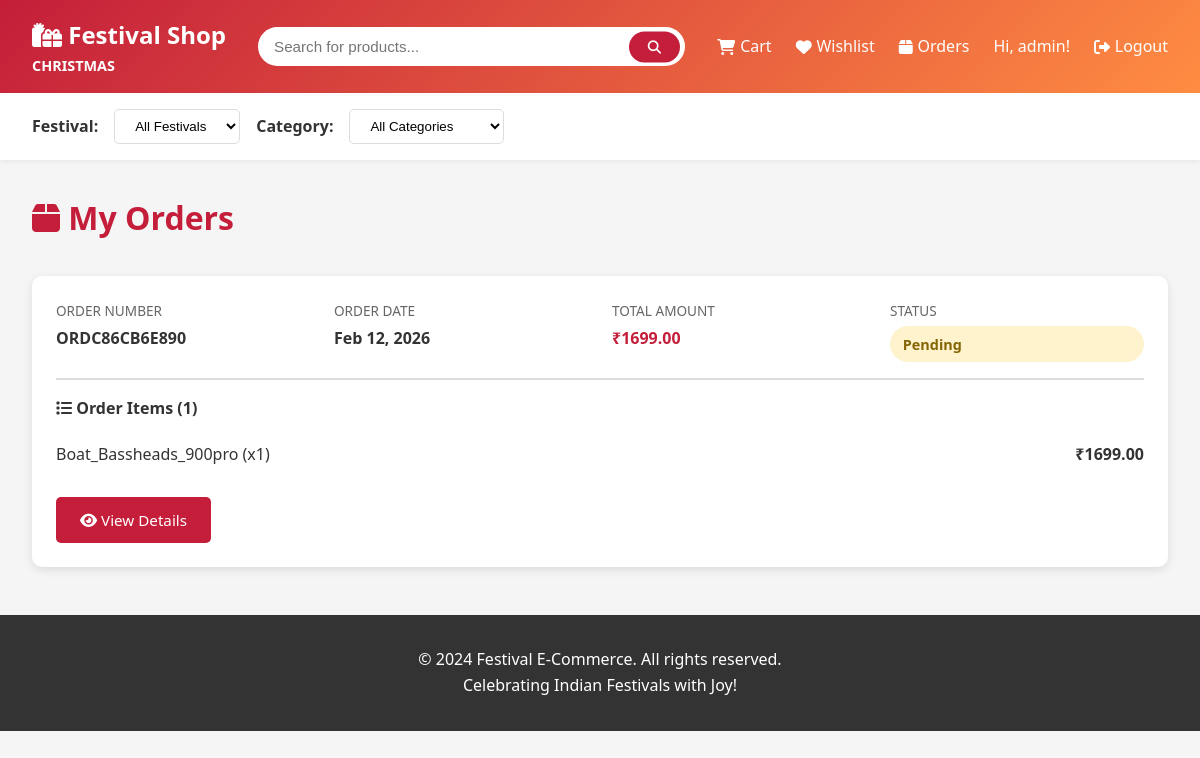
/orders/ (signed in), run on the app's committed database.
### shop/models.py (models this page shows, shortened)
class Festival(models.Model):
    name = models.CharField(max_length=100)
    slug = models.SlugField(unique=True)
    description = models.TextField()
    start_date = models.DateField()
    end_date = models.DateField()
    is_active = models.BooleanField(default=False)
    theme_color = models.CharField(max_length=7, default='#FF6B35')
    banner_image = models.ImageField(upload_to='festivals/', blank=True)
    created_at = models.DateTimeField(auto_now_add=True)
    class Meta:
        ordering = ['-start_date']

class Order(models.Model):
    STATUS_CHOICES = [
        ('pending', 'Pending'),
        ('processing', 'Processing'),
        ('shipped', 'Shipped'),
        ('delivered', 'Delivered'),
        ('cancelled', 'Cancelled'),
    ]
    user = models.ForeignKey(settings.AUTH_USER_MODEL, on_delete=models.CASCADE, related_name='orders')
    order_number = models.CharField(max_length=100, unique=True)
    total_amount = models.DecimalField(max_digits=10, decimal_places=2)
    discount_amount = models.DecimalField(max_digits=10, decimal_places=2, default=0)
    final_amount = models.DecimalField(max_digits=10, decimal_places=2)
    coupon = models.ForeignKey(Coupon, on_delete=models.SET_NULL, null=True, blank=True)
    status = models.CharField(max_length=20, choices=STATUS_CHOICES, default='pending')
    shipping_address = models.TextField()
    payment_method = models.CharField(max_length=50, default='COD')
    created_at = models.DateTimeField(auto_now_add=True)
    updated_at = models.DateTimeField(auto_now=True)
    class Meta:
        ordering = ['-created_at']

class OrderItem(models.Model):
    order = models.ForeignKey(Order, on_delete=models.CASCADE, related_name='items')
    product = models.ForeignKey(Product, on_delete=models.CASCADE)
    quantity = models.IntegerField()
    price = models.DecimalField(max_digits=10, decimal_places=2)
    @property
    def subtotal(self):
        return self.price * self.quantity

class Product(models.Model):
    name = models.CharField(max_length=200)
    slug = models.SlugField(unique=True, blank=True)
    description = models.TextField()
    price = models.DecimalField(max_digits=10, decimal_places=2)
    discount_price = models.DecimalField(max_digits=10, decimal_places=2, null=True, blank=True)
    category = models.ForeignKey(Category, on_delete=models.CASCADE, related_name='products')
    festivals = models.ManyToManyField(Festival, related_name='products', blank=True)
    image = models.ImageField(upload_to='products/', blank=True, null=True)
    stock = models.IntegerField(default=0)
    rating = models.DecimalField(max_digits=3, decimal_places=2, default=0.0)
    is_featured = models.BooleanField(default=False)
    is_trending = models.BooleanField(default=False)
    created_at = models.DateTimeField(auto_now_add=True)
    updated_at = models.DateTimeField(auto_now=True)
    class Meta:
        ordering = ['-created_at']

### accounts/models.py (models this page shows, shortened)
class User(AbstractUser):
    email = models.EmailField(unique=True)
    phone = models.CharField(max_length=15, blank=True)
    address = models.TextField(blank=True)
    city = models.CharField(max_length=100, blank=True)
    state = models.CharField(max_length=100, blank=True)
    pincode = models.CharField(max_length=10, blank=True)
    is_admin = models.BooleanField(default=False)
    created_at = models.DateTimeField(auto_now_add=True)
    updated_at = models.DateTimeField(auto_now=True)
    class Meta:
        verbose_name = 'User'
        verbose_name_plural = 'Users'

### shop/views.py (the view)
# urls.py: path('orders/', views.order_list, name='order_list'),
@login_required
def order_list(request):
    orders = Order.objects.filter(user=request.user)
    context = {
        'orders': orders,
    }
    return render(request, 'shop/order_list.html', context)

### shop/context_processors.py (called while the page is built)
def festival_context(request):
    active_festival = Festival.objects.filter(
        is_active=True,
        start_date__lte=date.today(),
        end_date__gte=date.today()
    ).first()
    categories = Category.objects.all()
    return {
        'active_festival': active_festival,
        'all_categories': categories,
    }

### templates/shop/order_list.html (shortened to what this page needs)
{% extends 'base.html' %}
{% block content %}
<div class="orders-header">
    <h1><i class="fas fa-box"></i> My Orders</h1>
</div>
{% if orders %}
    {% for order in orders %}
    <div class="order-card">
        <div class="order-header">
            <div class="order-info-item">
                <span class="order-info-label">Order Number</span>
                <span class="order-info-value">{{ order.order_number }}</span>
            </div>
            <div class="order-info-item">
                <span class="order-info-label">Order Date</span>
                <span class="order-info-value">{{ order.created_at|date:"M d, Y" }}</span>
            </div>
            <div class="order-info-item">
                <span class="order-info-label">Total Amount</span>
                <span class="order-info-value" style="color: var(--primary-color);">₹{{ order.final_amount|floatformat:2 }}</span>
            </div>
            <div class="order-info-item">
                <span class="order-info-label">Status</span>
                <span class="order-status status-{{ order.status }}">
                    {{ order.get_status_display }}
                </span>
            </div>
        </div>
        <div class="order-items">
            <strong style="color: var(--text-color); display: block; margin-bottom: 0.5rem;">
                <i class="fas fa-list"></i> Order Items ({{ order.items.count }})
            </strong>
            {% for item in order.items.all %}
            <div class="order-item">
                <span>{{ item.product.name }} (x{{ item.quantity }})</span>
                <span style="font-weight: 600;">₹{{ item.subtotal|floatformat:2 }}</span>
            </div>
            {% endfor %}
        </div>
        <div class="order-actions">
            <a href="{% url 'order_detail' order.id %}" class="btn btn-primary">
                <i class="fas fa-eye"></i> View Details
            </a>
        </div>
    </div>
    {% endfor %}
{% endif %}
{% endblock %}

### templates/base.html (shortened to what this page needs)
<!DOCTYPE html>
<html lang="en">
<head>
    <link rel="stylesheet" href="https://cdnjs.cloudflare.com/ajax/libs/font-awesome/6.4.0/css/all.min.css">
</head>
<body>
    <nav class="navbar">
        <div class="nav-container">
            <a href="{% url 'home' %}" class="nav-brand">
                <i class="fas fa-gifts"></i> Festival Shop
                {% if active_festival %}
                    <small style="font-size: 0.6em; display: block;">{{ active_festival.name }}</small>
                {% endif %}
            </a>
            <div class="nav-search">
                <form action="{% url 'product_list' %}" method="get">
                    <input type="text" name="search" placeholder="Search for products..." value="{{ search_query }}">
                    <button type="submit"><i class="fas fa-search"></i></button>
                </form>
            </div>
            <div class="nav-links">
                {% if user.is_authenticated %}
                    <a href="{% url 'cart' %}">
                        <i class="fas fa-shopping-cart"></i> Cart
                    </a>
                    <a href="{% url 'wishlist' %}">
                        <i class="fas fa-heart"></i> Wishlist
                    </a>
                    <a href="{% url 'order_list' %}">
                        <i class="fas fa-box"></i> Orders
                    </a>
                    <span>Hi, {{ user.username }}!</span>
                    <a href="{% url 'logout' %}">
                        <i class="fas fa-sign-out-alt"></i> Logout
                    </a>
                {% endif %}
            </div>
        </div>
    </nav>
    {% if user.is_authenticated %}
    <div class="filter-bar">
        <div class="filter-container">
            <label><strong>Festival:</strong></label>
            <select onchange="window.location.href='?festival='+this.value">
                <option value="">All Festivals</option>
            </select>
            <label><strong>Category:</strong></label>
            <select onchange="window.location.href='{% url 'product_list' %}?category='+this.value">
                <option value="">All Categories</option>
            </select>
        </div>
    </div>
    {% endif %}
    <div class="container">
        {% block content %}{% endblock %}
    </div>
    <footer class="footer">
        <p>&copy; 2024 Festival E-Commerce. All rights reserved.</p>
        <p>Celebrating Indian Festivals with Joy!</p>
    </footer>
</body>
</html>

### templates/shop/order_list.html (style rules this page uses)
.orders-header { display: flex; justify-content: space-between; align-items: center; margin-bottom: 2rem; }
.orders-header h1 { color: var(--primary-color); }
.order-card { background: white; padding: 1.5rem; border-radius: 10px; box-shadow: 0 3px 10px rgba(0,0,0,0.1); margin-bottom: 1.5rem; }
.order-header { display: grid; grid-template-columns: repeat(auto-fit, minmax(200px, 1fr)); gap: 1.5rem; padding-bottom: 1rem; margin-bottom: 1rem; border-bottom: 2px solid var(--border-color); }
.order-info-item { display: flex; flex-direction: column; gap: 0.3rem; }
.order-info-label { font-size: 0.85rem; color: #666; text-transform: uppercase; }
.order-info-value { font-weight: 600; color: var(--text-color); }
.order-status { padding: 0.4rem 0.8rem; border-radius: 20px; font-weight: 600; font-size: 0.9rem; display: inline-block; }
.status-pending { background: #fff3cd; color: #856404; }
.order-items { margin-top: 1rem; }
.order-item { display: flex; justify-content: space-between; align-items: center; padding: 0.8rem 0; border-bottom: 1px solid #f0f0f0; }
.order-item:last-child { border-bottom: none; }
.order-actions { margin-top: 1rem; display: flex; gap: 1rem; }

### data on the page
Festival: name "CHRISTMAS"
User: username "admin"
Order: order_number "ORDC86CB6E890", created_at "Feb 12, 2026", final_amount "1699.00", status "Pending", items.count "1"
OrderItem: product.name "Boat_Bassheads_900pro", quantity "1", subtotal "1699.00"
